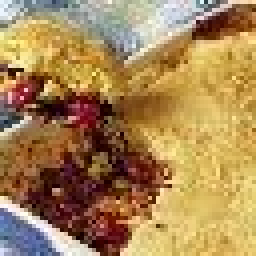
#> input picture data/test_1.JPEG, 64 x 64 px, found by its file name (shown 4 times larger); its folder holds only this picture in this run
$ jupyter execute --allow-errors Image_clusters.ipynb   (shell and % lines are left out)
#> lines starting #> are read from the running program, lines starting #| are printed output that depends on the picture
[cell 1]
from sklearn import datasets
import matplotlib.pyplot as plt
import pandas as pd
import seaborn as sns

from io import BytesIO
from PIL import Image
import base64
import numpy as np
import umap
import cv2
import os
import hdbscan
from matplotlib import cm
from skimage import io, filters, measure, morphology, img_as_ubyte

from bokeh.plotting import figure, show, output_notebook
from bokeh.models import HoverTool, ColumnDataSource, CategoricalColorMapper
from bokeh.palettes import Spectral10

output_notebook()

[cell 2]
import warnings
warnings.filterwarnings('ignore')

[cell 3]
# spefify path to your images
image_path = 'data'

instances = []
image_paths = []

for filepath in os.listdir(image_path):
    img = cv2.imread(image_path + "\\" + filepath,0)
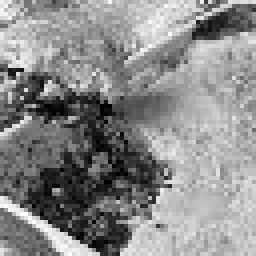
#> img: shape (64, 64) (shown 4 times larger); min 0, max 255, mean 138
    image_paths.append(image_path + "\\" + filepath)

    scale_percent = 50 # percent of original size, use if you need to downsample
    width = int(img.shape[1] * scale_percent / 100)
#> width = 32
    height = int(img.shape[0] * scale_percent / 100)
#> height = 32
    dim = (width, height)
#> dim = (32, 32)

    # resize image
    resized = cv2.resize(img, dim, interpolation = cv2.INTER_AREA)
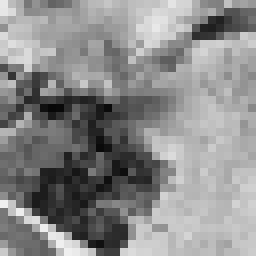
#> resized: shape (32, 32) (shown 8 times larger); min 7, max 239, mean 138.2
    instances.append(resized)

[cell 4]
data = []
for image in instances:
    data.append(image.flatten())
#> this loop made 1 pass
#> after the loop, data = 1 item

print(np.shape(data))
#| (1, 1024)

$ run again, on data/test_1002.JPEG
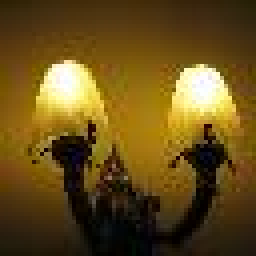
#> input picture data/test_1002.JPEG, 64 x 64 px, found by its file name (shown 4 times larger)
#> `img = cv2.imread(image_path + "\\" + filepath,0)`:
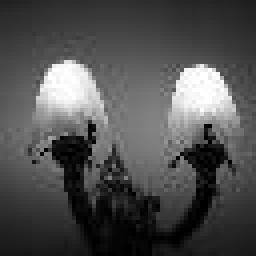
#> img: shape (64, 64) (shown 4 times larger); min 0, max 255, mean 79.7
#> `resized = cv2.resize(img, dim, interpolation = cv2.INTER_AREA)`:
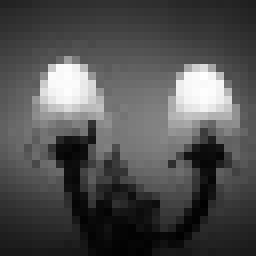
#> resized: shape (32, 32) (shown 8 times larger); min 0, max 255, mean 79.8
#> the loop `for image in instances:` made 1 pass
#> after the loop `for image in instances:`: data = 1 item
#| (1, 1024)

$ run again, on data/test_1003.JPEG
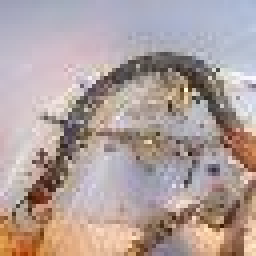
#> input picture data/test_1003.JPEG, 64 x 64 px, found by its file name (shown 4 times larger)
#> `img = cv2.imread(image_path + "\\" + filepath,0)`:
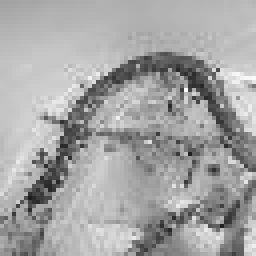
#> img: shape (64, 64) (shown 4 times larger); min 30, max 255, mean 164.7
#> `resized = cv2.resize(img, dim, interpolation = cv2.INTER_AREA)`:
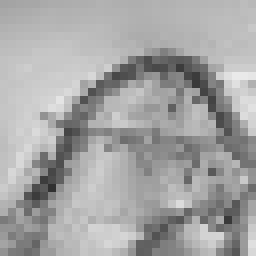
#> resized: shape (32, 32) (shown 8 times larger); min 49, max 234, mean 164.8
#> the loop `for image in instances:` made 1 pass
#> after the loop `for image in instances:`: data = 1 item
#| (1, 1024)

$ run again, on data/test_1004.JPEG
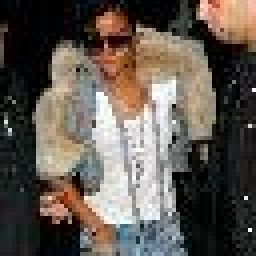
#> input picture data/test_1004.JPEG, 64 x 64 px, found by its file name (shown 4 times larger)
#> `img = cv2.imread(image_path + "\\" + filepath,0)`:
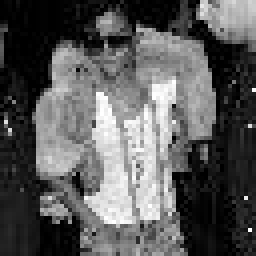
#> img: shape (64, 64) (shown 4 times larger); min 0, max 255, mean 89.8
#> `resized = cv2.resize(img, dim, interpolation = cv2.INTER_AREA)`:
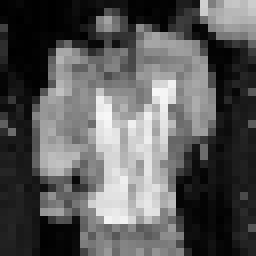
#> resized: shape (32, 32) (shown 8 times larger); min 0, max 247, mean 89.9
#> the loop `for image in instances:` made 1 pass
#> after the loop `for image in instances:`: data = 1 item
#| (1, 1024)

$ run again, on data/test_10.JPEG
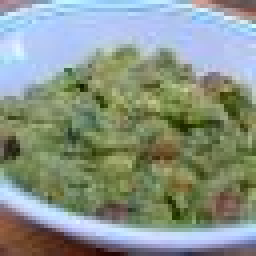
#> input picture data/test_10.JPEG, 64 x 64 px, found by its file name (shown 4 times larger)
#> `img = cv2.imread(image_path + "\\" + filepath,0)`:
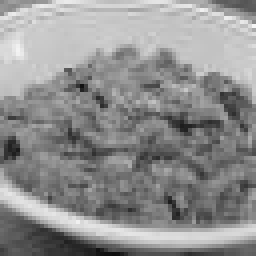
#> img: shape (64, 64) (shown 4 times larger); min 14, max 245, mean 143
#> `resized = cv2.resize(img, dim, interpolation = cv2.INTER_AREA)`:
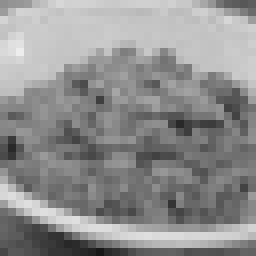
#> resized: shape (32, 32) (shown 8 times larger); min 23, max 237, mean 143.1
#> the loop `for image in instances:` made 1 pass
#> after the loop `for image in instances:`: data = 1 item
#| (1, 1024)
